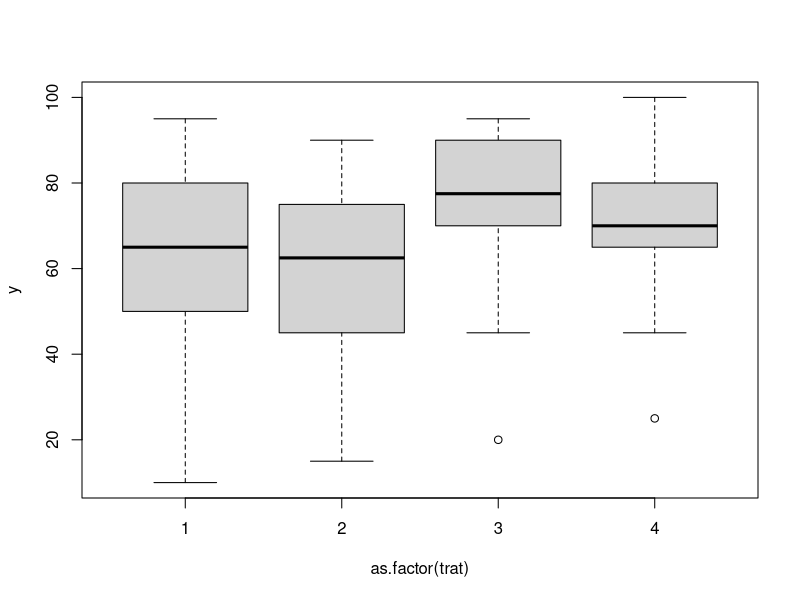

Recreate this plot in R.
datos <- read.csv("EXA_C08_S04_01.csv", header=T)

print(datos)

attach(datos)

y = FUNC
trat = TIME
sub = SUBJ

boxplot(y ~ as.factor(trat))

res <- aov(y ~ as.factor(trat)+as.factor(sub))

print(summary(res))

print(TukeyHSD(res))